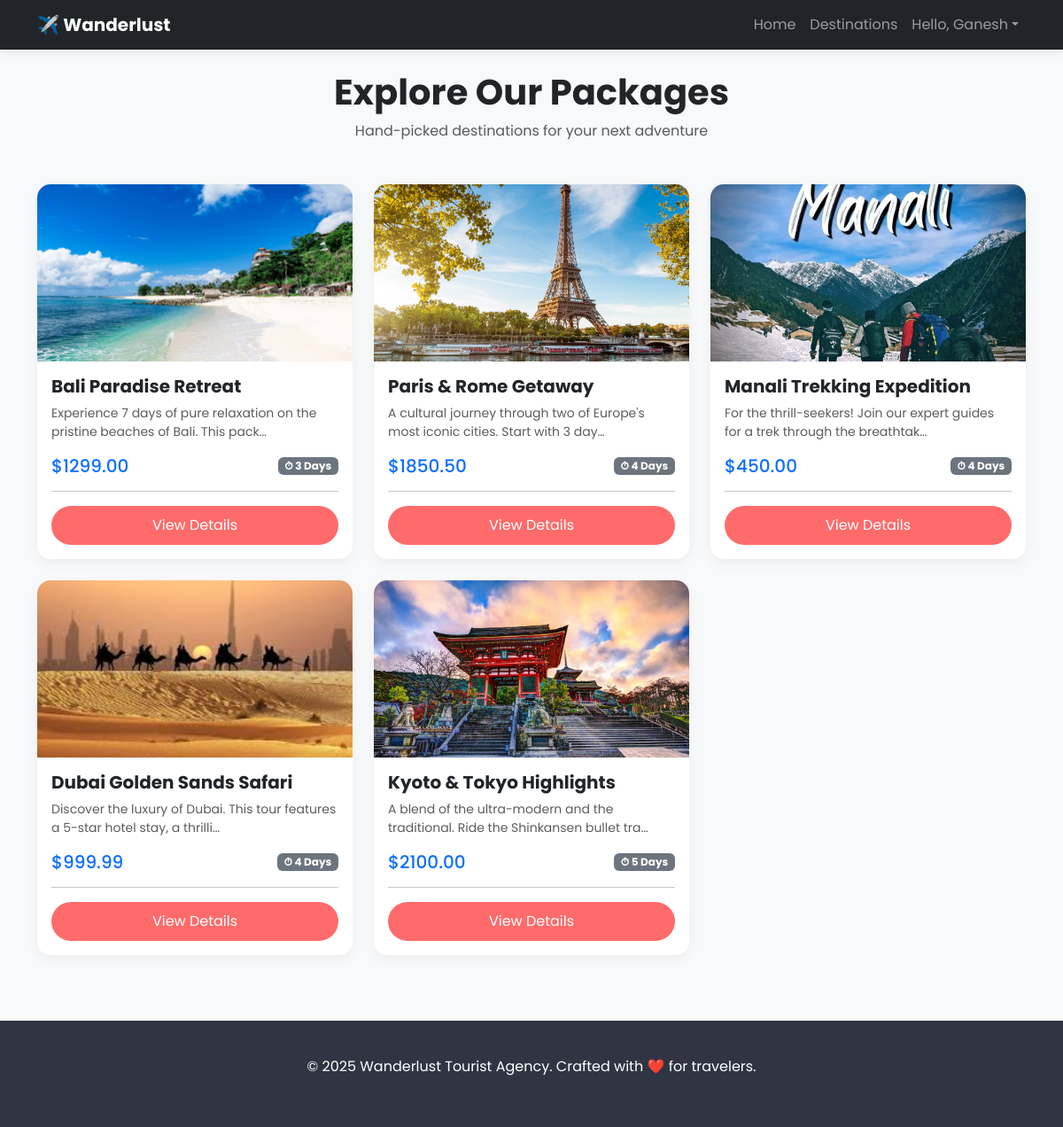
/tours/ (signed in), run on the app's committed database.
### tours/models.py (models this page shows, shortened)
class Tour(models.Model):
    title = models.CharField(max_length=200)
    description = models.TextField()
    price = models.DecimalField(max_digits=10, decimal_places=2)
    duration_days = models.IntegerField()
    is_available = models.BooleanField(default=True)
    image = models.ImageField(upload_to='tour_images/', blank=True, null=True)

### tours/views.py (the view)
# urls.py: path('tours/', views.tour_list, name='tour_list'),
def tour_list(request):
    available_tours = Tour.objects.filter(is_available=True)
    return render(request, 'tours/tour_list.html', {'tours': available_tours})

### templates/tours/tour_list.html
{% extends 'base.html' %}
{% block content %}
<div class="text-center mb-5">
    <h1 class="fw-bold">Explore Our Packages</h1>
    <p class="text-muted">Hand-picked destinations for your next adventure</p>
</div>
<div class="row">
    {% for tour in tours %}
    <div class="col-md-4 mb-4">
        <div class="card h-100">
            {% if tour.image %}
                <img src="{{ tour.image.url }}" class="card-img-top" alt="{{ tour.title }}" style="height: 200px; object-fit: cover;">
            {% else %}
                <div style="height: 200px; background-color: #eee; display: flex; align-items: center; justify-content: center; color: #aaa;">
                    No Image Available
                </div>
            {% endif %}
            <div class="card-body d-flex flex-column">
                <h5 class="card-title fw-bold">{{ tour.title }}</h5>
                <p class="card-text text-muted small">{{ tour.description|truncatechars:80 }}</p>
                <div class="mt-auto d-flex justify-content-between align-items-center">
                    <span class="h5 mb-0 text-primary">${{ tour.price }}</span>
                    <span class="badge bg-secondary">⏱ {{ tour.duration_days }} Days</span>
                </div>
                <hr>
                <a href="{% url 'tour_detail' pk=tour.pk %}" class="btn btn-primary w-100">View Details</a>
            </div>
        </div>
    </div>
    {% empty %}
        <div class="col-12 text-center">
            <h3>No tours found yet. Check back soon!</h3>
        </div>
    {% endfor %}
</div>
{% endblock %}

### templates/base.html (shortened to what this page needs)
<!DOCTYPE html>
<html lang="en">
<head>
    <link href="https://cdn.jsdelivr.net/npm/bootstrap@5.3.0/dist/css/bootstrap.min.css" rel="stylesheet">
</head>
<body>
    <nav class="navbar navbar-expand-lg navbar-dark bg-dark sticky-top">
        <div class="container">
            <a class="navbar-brand fw-bold" href="{% url 'home' %}">✈️ Wanderlust</a>
            <div class="collapse navbar-collapse" id="navbarNav">
                <ul class="navbar-nav ms-auto">
                    <li class="nav-item"><a class="nav-link" href="{% url 'home' %}">Home</a></li>
                    <li class="nav-item"><a class="nav-link" href="{% url 'tour_list' %}">Destinations</a></li>
                    {% if user.is_authenticated %}
                        <li class="nav-item dropdown">
                            <a class="nav-link dropdown-toggle" href="#" role="button" data-bs-toggle="dropdown">Hello, {{ user.username }}</a>
                        </li>
                    {% else %}
                        <li class="nav-item"><a class="nav-link btn btn-sm ms-2 px-3" href="{% url 'login' %}">Log In</a></li>
                        <li class="nav-item"><a class="nav-link btn btn-sm ms-2 px-3" href="{% url 'signup' %}">Sign Up</a></li>
                    {% endif %}
                </ul>
            </div>
        </div>
    </nav>
    <div class="container my-4">
        {% block content %}{% endblock %}
    </div>
    <footer class="text-center">
        <div class="container">
            <p>&copy; 2025 Wanderlust Tourist Agency. Crafted with ❤️ for travelers.</p>
        </div>
    </footer>
</body>
</html>

### templates/base.html (style rules this page uses)
body { font-family: 'Poppins', sans-serif; background-color: #f8f9fa; }
.navbar { box-shadow: 0 2px 10px rgba(0,0,0,0.1); }
.card { border: none; transition: transform 0.3s; border-radius: 15px; overflow: hidden; box-shadow: 0 5px 15px rgba(0,0,0,0.05); }
.btn-primary { background-color: #ff6b6b; border: none; padding: 10px 25px; border-radius: 50px; }
footer { background: #2f3542; color: white; padding: 40px 0; margin-top: 50px; }

### data on the page
Tour: image (picture), title "Bali Paradise Retreat", description "Experience 7 days of pure relaxation on the pristine beaches of Bali. This pack…", price "1299.00", duration_days "3"
Tour: image (picture), title "Paris & Rome Getaway", description "A cultural journey through two of Europe's most iconic cities. Start with 3 day…", price "1850.50", duration_days "4"
Tour: image (picture), title "Manali Trekking Expedition", description "For the thrill-seekers! Join our expert guides for a trek through the breathtak…", price "450.00", duration_days "4"
Tour: image (picture), title "Dubai Golden Sands Safari", description "Discover the luxury of Dubai. This tour features a 5-star hotel stay, a thrilli…", price "999.99", duration_days "4"
Tour: image (picture), title "Kyoto & Tokyo Highlights", description "A blend of the ultra-modern and the traditional. Ride the Shinkansen bullet tra…", price "2100.00", duration_days "5"

### other printed values
{{ user.username }} "Ganesh"
